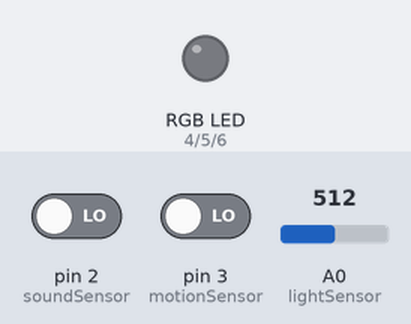
Simulated run of this sketch. Board: Arduino Uno, built with avr-gcc and run on an emulated ATmega328P. Shown: an RGB LED mixed from three pins (HIGH = lit). Dashed ring = blinking. Inputs (shaded band) come from the test bench; at power-on: pin 2 (soundSensor) LOW, A0 (lightSensor) = 512, pin 3 (motionSensor) LOW. Dim RGB values are drawn brighter than linear.

Above: at 1.2 s.
1.3 s: pin 2 (soundSensor) driven HIGH
At 1.45 s:
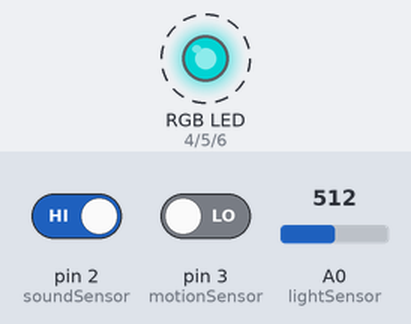
4.3 s: A0 (lightSensor) set to 716
At 4.46 s:
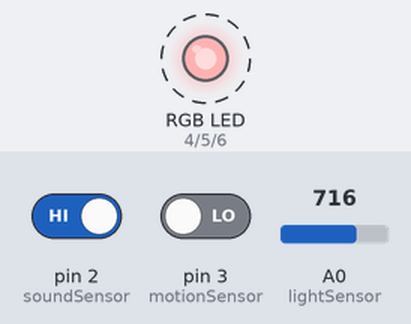
7.3 s: A0 (lightSensor) set to 900
10.3 s: A0 (lightSensor) set to 122
At 10.48 s:
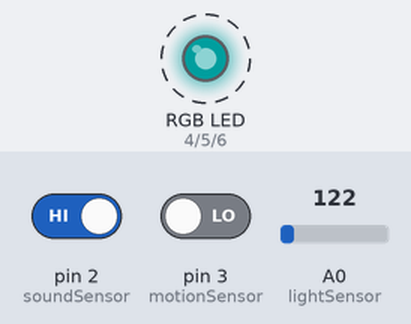
13.3 s: A0 (lightSensor) set to 511
16.3 s: pin 2 (soundSensor) driven LOW
At 17.0 s:
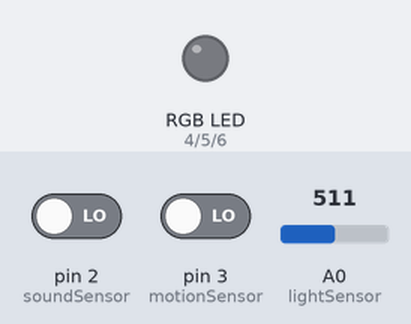
Timing chart, 0 to 18.8 s (numbered marks = the images above; inputs shaded):
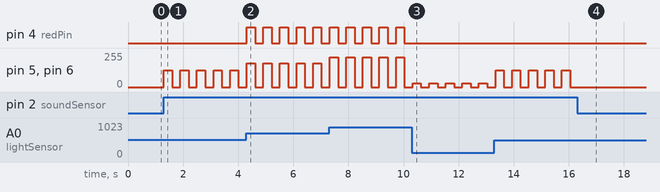

The sketch:

HomeAutomation.ino
```cpp
// Define RGB LED pins
int redPin = 4;    // Red LED
int greenPin = 5;  // Green LED
int bluePin = 6;   // Blue LED

// Define sensor pins
int soundSensor = 2;  // Sound sensor
int motionSensor = 3; // Motion sensor
int lightSensor = A0; // Light sensor

// State variables and debounce settings
bool isLEDOn = false; // LED state
unsigned long lastDebounceTime = 0;
unsigned long debounceDelay = 300; // Debounce duration

void setup() {
  pinMode(soundSensor, INPUT);
  pinMode(motionSensor, INPUT);
  pinMode(lightSensor, INPUT);
  pinMode(redPin, OUTPUT);
  pinMode(greenPin, OUTPUT);
  pinMode(bluePin, OUTPUT);

  turnOffLEDs();
}

void loop() {
  unsigned long currentTime = millis();

  // Sound sensor triggers LED toggle
  if (digitalRead(soundSensor) == HIGH) {
    if (currentTime - lastDebounceTime > debounceDelay) {
      lastDebounceTime = currentTime;
      isLEDOn = !isLEDOn;

      if (isLEDOn) {
        setLEDColor(255, 255, 255); // White LED
      } else {
        turnOffLEDs();
      }
    }
  }

  // Motion sensor triggers LED blinking
  if (isLEDOn && digitalRead(motionSensor) == HIGH) {
    if (currentTime - lastDebounceTime > debounceDelay) {
      lastDebounceTime = currentTime;
      blinkLEDs();
      setLEDColor(255, 255, 255); // Restore white LED after blinking
    }
  }

  // Adjust brightness based on ambient light
  if (isLEDOn) {
    int lightLevel = analogRead(lightSensor);
    int brightness = map(lightLevel, 0, 1023, 0, 255);
    adjustLEDBrightness(brightness);
  }
}

// Function to turn off LEDs
void turnOffLEDs() {
  analogWrite(redPin, 0);
  analogWrite(greenPin, 0);
  analogWrite(bluePin, 0);
}

// Function to set LED color
void setLEDColor(int red, int green, int blue) {
  analogWrite(redPin, red);
  analogWrite(greenPin, green);
  analogWrite(bluePin, blue);
}

// Function to blink LEDs in sequence
void blinkLEDs() {
  setLEDColor(255, 0, 0); // Red
  delay(200);
  setLEDColor(0, 255, 0); // Green
  delay(200);
  setLEDColor(0, 0, 255); // Blue
  delay(200);
}

// Function to adjust LED brightness
void adjustLEDBrightness(int brightness) {
  analogWrite(redPin, brightness);
  analogWrite(greenPin, brightness);
  analogWrite(bluePin, brightness);
}
```

Measured:
- after the input at 1.3 s, pin 5 (greenPin), pin 6 (bluePin): alternates 127/255 for 0.30 s and 0/255 for 0.30 s, starting at once
- after the input at 4.3 s, pin 4 (redPin): alternates HIGH for 0.30 s and LOW for 0.30 s, starting at once
- after the input at 10.3 s, pin 4 (redPin): stops changing and stays LOW
- after the input at 16.3 s, pin 5 (greenPin), pin 6 (bluePin): stops changing and stays 0/255
